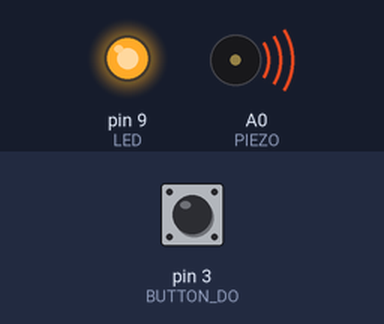
A sketch run on a simulated Arduino Uno, built with avr-gcc and run on an emulated ATmega328P. Parts: output pins drawn as LEDs (lit = HIGH), buzzer (waves = sounding). Inputs (shaded band) come from the test bench; at power-on: pin 3 (BUTTON_DO) HIGH.

Above: at 0.1 s.
Timing chart, 0 to 1.6 s (numbered marks = the images above):
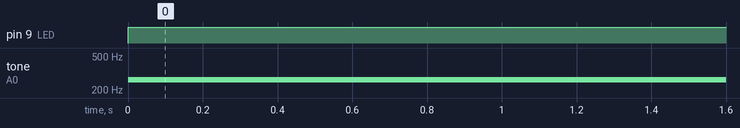

Measured:
- by itself, pin 9 (LED): LOW → HIGH at 0.00 s
- by itself, tone on A0 (PIEZO): silent → 262 Hz at 0.00 s

The sketch:

PianoB-GrupoH.ino
```cpp
#define NOTE_DO 262 	//Definimos la frecuencia de la nota DO.
#define NOTE_RE 294	//Definimos la frecuencia de la nota RE.
#define NOTE_MI 330	//Definimos la frecuencia de la nota MI.
#define NOTE_FA 349	//Definimos la frecuencia de la nota FA.
#define NOTE_SOL 392	//Definimos la frecuencia de la nota SOL.
#define NOTE_LA 440	//Definimos la frecuencia de la nota RE.
#define NOTE_SI 493		//Definimos la frecuencia de la nota SI.
#define ACTIVATED LOW  	//Definimos si el botón esta activado.

const int PIEZO = A0;		//Definimos donde se encuenta el piezo.
const int LED = 9;		//Definimos donde se encuentra el led.
const int BUTTON_DO = 3;	//Definimos donde se encuentra el botón DO.
const int BUTTON_RE= 4;	//Definimos donde se encuentra el botón RE.
const int BUTTON_MI= 5;	//Definimos donde se encuentra el botón MI.
const int BUTTON_FA= 6;	//Definimos donde se encuentra el botón FA.
const int BUTTON_SOL= 10;	//Definimos donde se encuentra el botón SOL.
const int BUTTON_LA= 11;	//Definimos donde se encuentra el botón LA.
const int BUTTON_SI= 12;	//Definimos donde se encuentra el botón SI.

void setup()
{
  pinMode(LED, OUTPUT); 		//Definimos el led como salida.
  pinMode(BUTTON_DO, INPUT);	//Definimos el botón DO como entrada.
  digitalWrite(BUTTON_DO,HIGH);	//El botón DO está activo, podemos pulsarlo.
  pinMode(BUTTON_RE, INPUT);	//Definimos el botón RE como entrada.
  digitalWrite(BUTTON_RE,HIGH);	//El botón RE está activo, podemos pulsarlo.
  pinMode(BUTTON_MI, INPUT);	//Definimos el botón MI como entrada.
  digitalWrite(BUTTON_MI,HIGH);	//El botón MI está activo, podemos pulsarlo.
  pinMode(BUTTON_FA, INPUT);	//Definimos el botón FA como entrada.
  digitalWrite(BUTTON_FA,HIGH);	//El botón FA está activo, podemos pulsarlo.
  pinMode(BUTTON_SOL, INPUT);	//Definimos el botón SOL como entrada.
  digitalWrite(BUTTON_SOL,HIGH);	//El botón SOL está activo, podemos pulsarlo.
  pinMode(BUTTON_LA, INPUT);	//Definimos el botón LA como entrada.
  digitalWrite(BUTTON_LA,HIGH);	//El botón LA está activo, podemos pulsarlo.
  pinMode(BUTTON_SI, INPUT);	//Definimos el botón SI como entrada.
  digitalWrite(BUTTON_SI,HIGH);	//El botón SI está activo, podemos pulsarlo.
  digitalWrite(LED,LOW);		//El led aparece apagado al principio.
}


void loop()
{
  if(digitalRead(BUTTON_DO) == HIGH) 	//Si el botón DO está activado
  {
    tone(PIEZO,NOTE_DO);	 //Suena DO
    digitalWrite(LED,HIGH);	 //Se enciende el LED.
  }

  else if(digitalRead(BUTTON_RE) == HIGH)
  {
    tone(PIEZO,NOTE_RE);
    digitalWrite(LED,HIGH);
  }

  else if(digitalRead(BUTTON_MI) == HIGH)
  {
    tone(PIEZO,NOTE_MI);
    digitalWrite(LED,HIGH);
  }

  else if(digitalRead(BUTTON_FA) == HIGH)
  {
    tone(PIEZO,NOTE_FA);
    digitalWrite(LED,HIGH);
  }

  else if(digitalRead(BUTTON_SOL) == HIGH)
  {
    tone(PIEZO,NOTE_SOL);
    digitalWrite(LED,HIGH);
  }
  else if(digitalRead(BUTTON_LA) == HIGH)
  {
    tone(PIEZO,NOTE_LA);
    digitalWrite(LED,HIGH);
  }
  else if(digitalRead(BUTTON_SI) == HIGH)
  {
    tone(PIEZO,NOTE_SI);
    digitalWrite(LED,HIGH);
  }
  else{ 			//Si no hay ningún caso anterior.
  noTone(PIEZO);	//No suena nada.
  digitalWrite(LED,LOW);	//El LED está apagado.
  }

}
```
